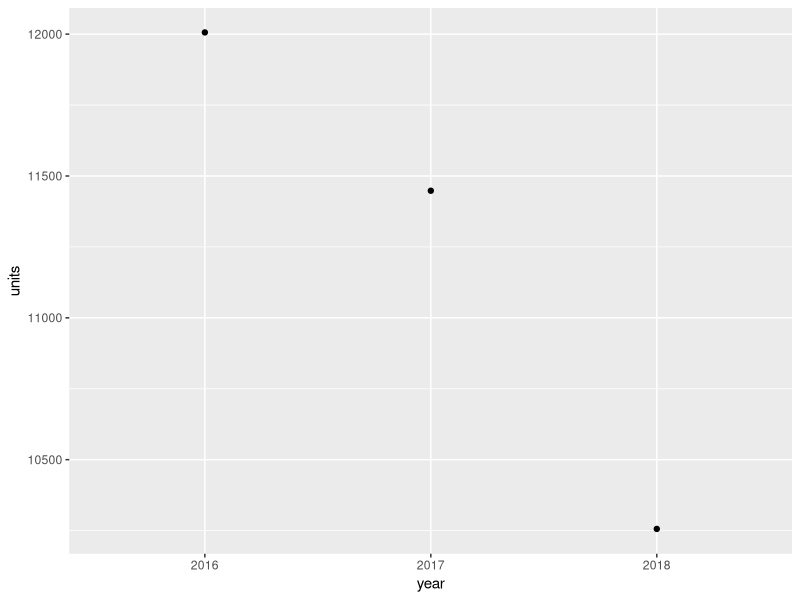
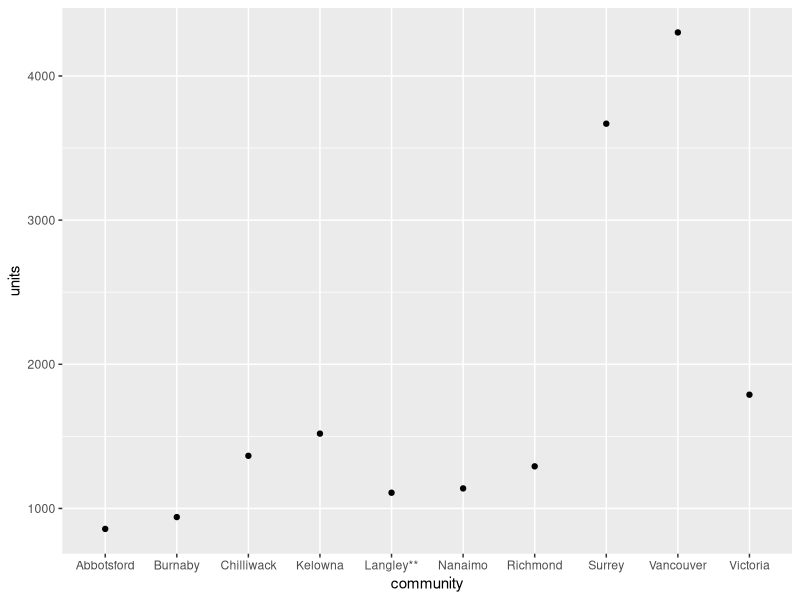

These charts were generated, in order, by the following R code:
## ---- chunk 1

library(tidyverse)
#
library(readxl)

## ---- chunk 2

excel_sheets("bc-stats_2018-new-homes-data_tosend.xlsx")

## ---- chunk 3

read_excel("bc-stats_2018-new-homes-data_tosend.xlsx", sheet = "Purpose Built Rental")

## ---- chunk 4

housing1 <- read_excel("bc-stats_2018-new-homes-data_tosend.xlsx", sheet = "Single Detached", 
                       na = "*",
                       skip = 3)

# Because this has columns F and G included, we can then use "select" to pick the ones we want

housing1 <- housing1 %>% 
  select(1:4) %>% 
  rename("community" = `...1` )

housing1

## ---- chunk 5

housing2 <- read_excel("bc-stats_2018-new-homes-data_tosend.xlsx", sheet = "Single Detached", 
                       na = "*",
                       range = cell_limits(c(4, NA), c(NA, 5)))

housing2 %>% 
  select(2:5) %>%
  rename("community" = `...2`)

## ---- chunk 6

housing3 <- 
  read_excel("bc-stats_2018-new-homes-data_tosend.xlsx", sheet = "Single Detached",
             na = "*",
             range = anchored("B4", dim = c(NA, 4)))

housing3 %>%
  rename("community" = "...1")

## ---- chunk 7

housing1

housing1_long <- housing1 %>%
  pivot_longer(-community, names_to = "year", values_to = "units")

housing1_long

## ---- chunk 8
housing1_long %>%
  group_by(year) %>%
  summarise(units = sum(units, na.rm = TRUE)) %>% 
ggplot(aes(x = year, y = units)) +
         geom_point()
## ---- chunk 9

housing1_long %>%
  group_by(community) %>%
  summarise(units = sum(units, na.rm = TRUE)) %>%
  arrange(desc(units)) %>%
  mutate(unit_rank = rank(desc(units))) %>%
  filter(unit_rank <= 10) %>% 
  
ggplot(aes(x = community, y = units)) +
         geom_point()



